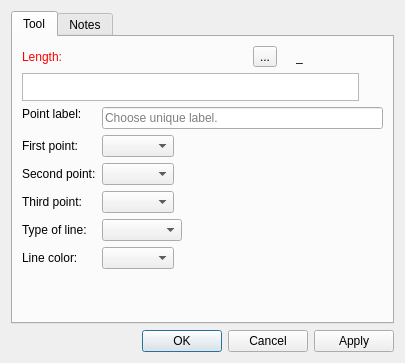
<?xml version="1.0" encoding="UTF-8"?>
<ui version="4.0">
 <class>DialogBisector</class>
 <widget class="QDialog" name="DialogBisector">
  <property name="geometry">
   <rect>
    <x>0</x>
    <y>0</y>
    <width>405</width>
    <height>363</height>
   </rect>
  </property>
  <property name="windowTitle">
   <string>Point along bisector</string>
  </property>
  <property name="windowIcon">
   <iconset resource="../../../vmisc/share/resources/icon.qrc">
    <normaloff>:/icon/64x64/icon64x64.png</normaloff>:/icon/64x64/icon64x64.png</iconset>
  </property>
  <layout class="QVBoxLayout" name="verticalLayout_2">
   <item>
    <widget class="QTabWidget" name="tabWidget">
     <property name="currentIndex">
      <number>0</number>
     </property>
     <widget class="QWidget" name="tab">
      <attribute name="title">
       <string>Tool</string>
      </attribute>
      <layout class="QVBoxLayout" name="verticalLayout">
       <item>
        <layout class="QHBoxLayout" name="horizontalLayout">
         <item alignment="Qt::AlignLeft">
          <widget class="QLabel" name="labelEditFormula">
           <property name="sizePolicy">
            <sizepolicy hsizetype="Fixed" vsizetype="Preferred">
             <horstretch>0</horstretch>
             <verstretch>0</verstretch>
            </sizepolicy>
           </property>
           <property name="palette">
            <palette>
             <active>
              <colorrole role="WindowText">
               <brush brushstyle="SolidPattern">
                <color alpha="255">
                 <red>255</red>
                 <green>0</green>
                 <blue>0</blue>
                </color>
               </brush>
              </colorrole>
             </active>
             <inactive>
              <colorrole role="WindowText">
               <brush brushstyle="SolidPattern">
                <color alpha="255">
                 <red>255</red>
                 <green>0</green>
                 <blue>0</blue>
                </color>
               </brush>
              </colorrole>
             </inactive>
             <disabled>
              <colorrole role="WindowText">
               <brush brushstyle="SolidPattern">
                <color alpha="255">
                 <red>159</red>
                 <green>158</green>
                 <blue>158</blue>
                </color>
               </brush>
              </colorrole>
             </disabled>
            </palette>
           </property>
           <property name="text">
            <string>Length:</string>
           </property>
          </widget>
         </item>
         <item>
          <spacer name="horizontalSpacer">
           <property name="orientation">
            <enum>Qt::Horizontal</enum>
           </property>
           <property name="sizeHint" stdset="0">
            <size>
             <width>40</width>
             <height>20</height>
            </size>
           </property>
          </spacer>
         </item>
         <item alignment="Qt::AlignRight">
          <widget class="QToolButton" name="toolButtonExprLength">
           <property name="toolTip">
            <string>Formula wizard</string>
           </property>
           <property name="text">
            <string notr="true">...</string>
           </property>
           <property name="icon">
            <iconset resource="../../../vmisc/share/resources/icon.qrc">
             <normaloff>:/icon/24x24/fx.png</normaloff>:/icon/24x24/fx.png</iconset>
           </property>
           <property name="iconSize">
            <size>
             <width>24</width>
             <height>24</height>
            </size>
           </property>
          </widget>
         </item>
         <item alignment="Qt::AlignRight">
          <widget class="QLabel" name="label_3">
           <property name="text">
            <string/>
           </property>
           <property name="pixmap">
            <pixmap resource="../../../vmisc/share/resources/icon.qrc">:/icon/24x24/equal.png</pixmap>
           </property>
          </widget>
         </item>
         <item alignment="Qt::AlignRight">
          <widget class="QLabel" name="labelResultCalculation">
           <property name="sizePolicy">
            <sizepolicy hsizetype="Fixed" vsizetype="Preferred">
             <horstretch>0</horstretch>
             <verstretch>0</verstretch>
            </sizepolicy>
           </property>
           <property name="minimumSize">
            <size>
             <width>87</width>
             <height>0</height>
            </size>
           </property>
           <property name="toolTip">
            <string>Value</string>
           </property>
           <property name="whatsThis">
            <string notr="true"/>
           </property>
           <property name="text">
            <string notr="true">_</string>
           </property>
          </widget>
         </item>
        </layout>
       </item>
       <item>
        <layout class="QHBoxLayout" name="horizontalLayout_8">
         <item>
          <widget class="VPlainTextEdit" name="plainTextEditFormula">
           <property name="sizePolicy">
            <sizepolicy hsizetype="Expanding" vsizetype="Preferred">
             <horstretch>0</horstretch>
             <verstretch>0</verstretch>
            </sizepolicy>
           </property>
           <property name="maximumSize">
            <size>
             <width>16777215</width>
             <height>28</height>
            </size>
           </property>
           <property name="toolTip">
            <string>Calculation</string>
           </property>
           <property name="tabChangesFocus">
            <bool>true</bool>
           </property>
          </widget>
         </item>
         <item>
          <widget class="QPushButton" name="pushButtonGrowLength">
           <property name="maximumSize">
            <size>
             <width>18</width>
             <height>18</height>
            </size>
           </property>
           <property name="sizeIncrement">
            <size>
             <width>0</width>
             <height>0</height>
            </size>
           </property>
           <property name="toolTip">
            <string>&lt;html&gt;&lt;head/&gt;&lt;body&gt;&lt;p&gt;Show full calculation in message box&lt;/p&gt;&lt;/body&gt;&lt;/html&gt;</string>
           </property>
           <property name="text">
            <string notr="true"/>
           </property>
           <property name="icon">
            <iconset theme="go-down">
             <normaloff>.</normaloff>.</iconset>
           </property>
           <property name="iconSize">
            <size>
             <width>16</width>
             <height>16</height>
            </size>
           </property>
           <property name="flat">
            <bool>true</bool>
           </property>
          </widget>
         </item>
        </layout>
       </item>
       <item>
        <layout class="QFormLayout" name="formLayout">
         <property name="fieldGrowthPolicy">
          <enum>QFormLayout::ExpandingFieldsGrow</enum>
         </property>
         <item row="0" column="0">
          <widget class="QLabel" name="labelEditNamePoint">
           <property name="sizePolicy">
            <sizepolicy hsizetype="Fixed" vsizetype="Fixed">
             <horstretch>0</horstretch>
             <verstretch>0</verstretch>
            </sizepolicy>
           </property>
           <property name="text">
            <string>Point label:</string>
           </property>
          </widget>
         </item>
         <item row="0" column="1">
          <widget class="QLineEdit" name="lineEditNamePoint">
           <property name="toolTip">
            <string>Unique label</string>
           </property>
           <property name="placeholderText">
            <string>Choose unique label.</string>
           </property>
          </widget>
         </item>
         <item row="1" column="0">
          <widget class="QLabel" name="labelFirstPoint">
           <property name="sizePolicy">
            <sizepolicy hsizetype="Preferred" vsizetype="Preferred">
             <horstretch>0</horstretch>
             <verstretch>0</verstretch>
            </sizepolicy>
           </property>
           <property name="text">
            <string>First point:</string>
           </property>
          </widget>
         </item>
         <item row="1" column="1">
          <widget class="QComboBox" name="comboBoxFirstPoint"/>
         </item>
         <item row="2" column="0">
          <widget class="QLabel" name="labelSecondPoint">
           <property name="sizePolicy">
            <sizepolicy hsizetype="Preferred" vsizetype="Preferred">
             <horstretch>0</horstretch>
             <verstretch>0</verstretch>
            </sizepolicy>
           </property>
           <property name="text">
            <string>Second point:</string>
           </property>
          </widget>
         </item>
         <item row="2" column="1">
          <widget class="QComboBox" name="comboBoxSecondPoint"/>
         </item>
         <item row="3" column="0">
          <widget class="QLabel" name="labelThirdPoint">
           <property name="sizePolicy">
            <sizepolicy hsizetype="Preferred" vsizetype="Preferred">
             <horstretch>0</horstretch>
             <verstretch>0</verstretch>
            </sizepolicy>
           </property>
           <property name="text">
            <string>Third point:</string>
           </property>
          </widget>
         </item>
         <item row="3" column="1">
          <widget class="QComboBox" name="comboBoxThirdPoint"/>
         </item>
         <item row="4" column="0">
          <widget class="QLabel" name="label_7">
           <property name="text">
            <string>Type of line:</string>
           </property>
          </widget>
         </item>
         <item row="4" column="1">
          <widget class="QComboBox" name="comboBoxLineType">
           <property name="minimumSize">
            <size>
             <width>80</width>
             <height>0</height>
            </size>
           </property>
           <property name="maximumSize">
            <size>
             <width>110</width>
             <height>16777215</height>
            </size>
           </property>
           <property name="iconSize">
            <size>
             <width>80</width>
             <height>14</height>
            </size>
           </property>
          </widget>
         </item>
         <item row="5" column="0">
          <widget class="QLabel" name="label">
           <property name="text">
            <string>Line color:</string>
           </property>
          </widget>
         </item>
         <item row="5" column="1">
          <widget class="QComboBox" name="comboBoxLineColor"/>
         </item>
        </layout>
       </item>
       <item>
        <spacer name="verticalSpacer">
         <property name="orientation">
          <enum>Qt::Vertical</enum>
         </property>
         <property name="sizeHint" stdset="0">
          <size>
           <width>20</width>
           <height>40</height>
          </size>
         </property>
        </spacer>
       </item>
      </layout>
     </widget>
     <widget class="QWidget" name="tab_2">
      <attribute name="title">
       <string>Notes</string>
      </attribute>
      <layout class="QVBoxLayout" name="verticalLayout_3">
       <item>
        <widget class="QPlainTextEdit" name="plainTextEditToolNotes"/>
       </item>
      </layout>
     </widget>
    </widget>
   </item>
   <item>
    <widget class="QDialogButtonBox" name="buttonBox">
     <property name="locale">
      <locale language="English" country="UnitedStates"/>
     </property>
     <property name="orientation">
      <enum>Qt::Horizontal</enum>
     </property>
     <property name="standardButtons">
      <set>QDialogButtonBox::Apply|QDialogButtonBox::Cancel|QDialogButtonBox::Ok</set>
     </property>
    </widget>
   </item>
  </layout>
 </widget>
 <customwidgets>
  <customwidget>
   <class>VPlainTextEdit</class>
   <extends>QPlainTextEdit</extends>
   <header>../vwidgets/vplaintextedit.h</header>
  </customwidget>
 </customwidgets>
 <tabstops>
  <tabstop>plainTextEditFormula</tabstop>
  <tabstop>pushButtonGrowLength</tabstop>
  <tabstop>lineEditNamePoint</tabstop>
  <tabstop>comboBoxFirstPoint</tabstop>
  <tabstop>comboBoxSecondPoint</tabstop>
  <tabstop>comboBoxThirdPoint</tabstop>
  <tabstop>comboBoxLineType</tabstop>
  <tabstop>buttonBox</tabstop>
 </tabstops>
 <resources>
  <include location="../../../vmisc/share/resources/icon.qrc"/>
 </resources>
 <connections>
  <connection>
   <sender>buttonBox</sender>
   <signal>accepted()</signal>
   <receiver>DialogBisector</receiver>
   <slot>accept()</slot>
   <hints>
    <hint type="sourcelabel">
     <x>248</x>
     <y>254</y>
    </hint>
    <hint type="destinationlabel">
     <x>157</x>
     <y>274</y>
    </hint>
   </hints>
  </connection>
  <connection>
   <sender>buttonBox</sender>
   <signal>rejected()</signal>
   <receiver>DialogBisector</receiver>
   <slot>reject()</slot>
   <hints>
    <hint type="sourcelabel">
     <x>316</x>
     <y>260</y>
    </hint>
    <hint type="destinationlabel">
     <x>286</x>
     <y>274</y>
    </hint>
   </hints>
  </connection>
 </connections>
</ui>
